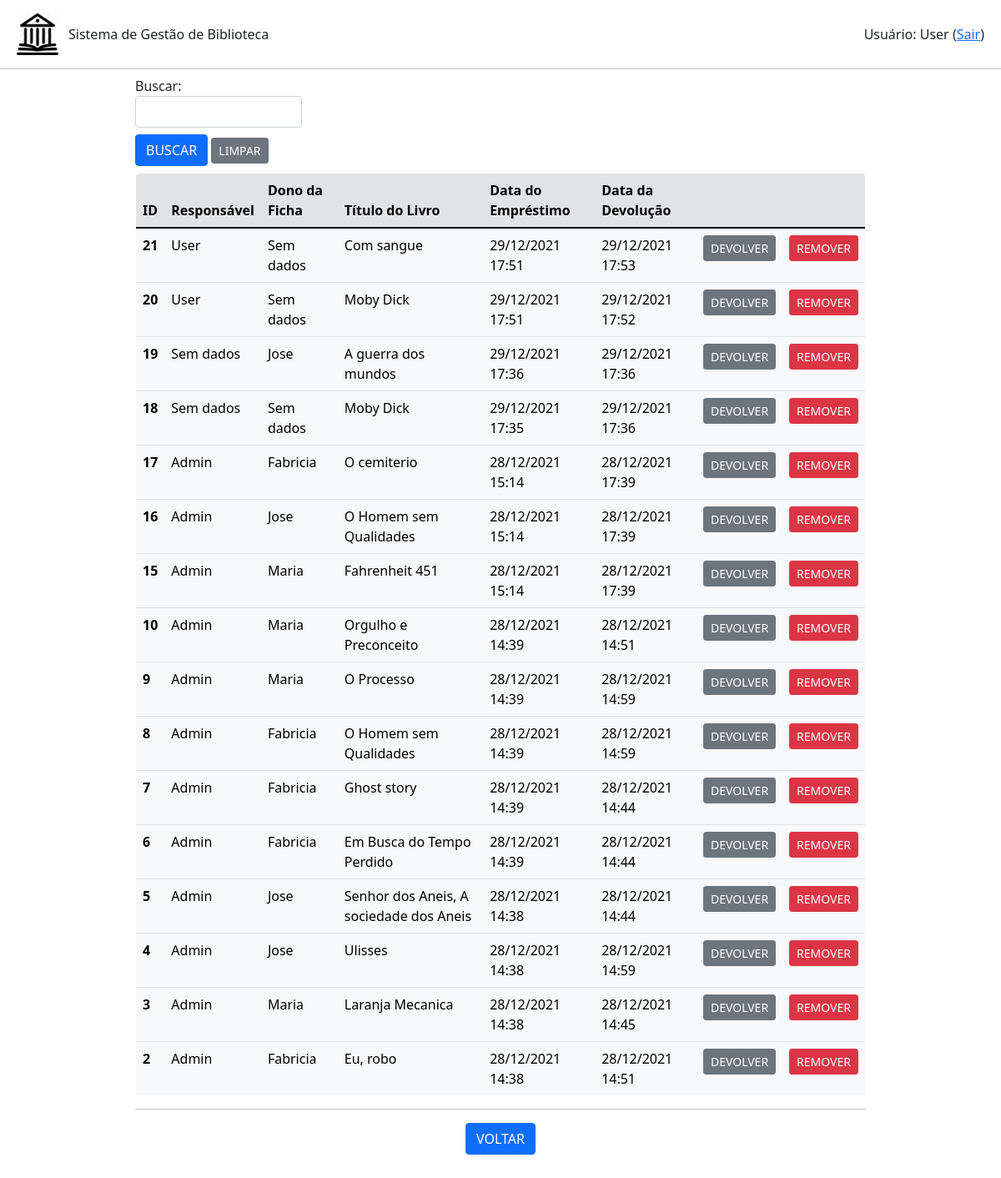
Page /emprestimo/listar (signed in) on the committed database.
### emprestimo.py (models this page shows, shortened)
class Emprestimo(db.Model):
    id = db.Column(db.Integer, primary_key=True)
    id_usuario = db.Column(db.Integer,db.ForeignKey('usuario.id'))
    id_livro = db.Column(db.Integer,db.ForeignKey('livro.id'))
    id_ficha = db.Column(db.Integer,db.ForeignKey('ficha.id'))
    data_emprestimo = db.Column(db.DateTime, unique=False, nullable=False)
    data_devolucao = db.Column(db.DateTime, unique=False, nullable=True)

### usuario.py (models this page shows, shortened)
class Usuario(db.Model):
    id = db.Column(db.Integer, primary_key=True)
    nome = db.Column(db.String(200), unique=False, nullable=False)
    username = db.Column(db.String(80), unique=True, nullable=False)
    email = db.Column(db.String(120), unique=True, nullable=False)
    telefone = db.Column(db.String(20),unique=False, nullable=False)
    senha = db.Column(db.String(80), unique=False, nullable=False)
    admin = db.Column(db.Boolean(), default=False)
    emprestimo = db.relationship('Emprestimo', backref='usuario', lazy=True)

### livro.py (models this page shows, shortened)
class Livro(db.Model):
    id = db.Column(db.Integer, primary_key=True)
    titulo = db.Column(db.String(200), unique=False, nullable=False)
    autor = db.Column(db.String(80), unique=False, nullable=False)
    genero = db.Column(db.String(120), unique=False, nullable=False)
    disponivel = db.Column(db.Boolean, default=True)
    emprestimo = db.relationship('Emprestimo', backref='livro', lazy=True)

### ficha.py (models this page shows, shortened)
class Ficha(db.Model):
    id = db.Column(db.Integer, primary_key=True)
    nome = db.Column(db.String(200), unique=False, nullable=False)
    cpf = db.Column(db.String(20), unique=True, nullable=False)
    email = db.Column(db.String(120), unique=True, nullable=False)
    ativo = db.Column(db.Boolean(), default=False)
    qtdLivros = db.Column(db.Integer, unique=False, nullable=False)
    totalLivros = db.Column(db.Integer, unique=False, nullable=False)
    emprestimo = db.relationship('Emprestimo', backref='ficha', lazy=True)

### app.py (the view, shortened to what this page needs)
@app.route('/emprestimo/listar', methods=['POST','GET'])
def listar_emprestimos():
    if session.get('autenticado',False)==False:
        flash(u'Login necessário!', category='warning')
        return(redirect(url_for('login')))
    form = BuscaForm()
    emprestimos = Emprestimo.query.order_by(Emprestimo.data_emprestimo.desc()).all()
    return(render_template('emprestimos.html', emprestimos=emprestimos, form=form, action=url_for('listar_emprestimos')))

### formBusca.py
class BuscaForm(FlaskForm):
    campo = StringField('Buscar: ', validators=[DataRequired()])
    enviar = SubmitField('BUSCAR')

### templates/emprestimos.html (shortened to what this page needs)
{% extends "base.html" %}
{% block conteudo %}
<div class="container-fluid mx-auto mb-1" style="width: 75%; max-height: 100vh;">
    {% from 'bootstrap/form.html' import render_field %}
    <form method="post">
        <div class="mt-2" style="width: 200px;">
            {{ render_field(form.campo) }}
        </div>
        <div class="mt-2 mb-2">
            {{ render_field(form.enviar, button_style="primary", button_size="sm") }}
            <a class="btn btn-secondary btn-sm" href="{{url_for('listar_emprestimos')}}" role="button">LIMPAR</a>
        </div>
    </form>
    <div style="max-height: 60vh; overflow-y: auto;">
        <table class=" table table-light border rounded-3" style="overflow: hidden;">
            <thead>
            <tr class="table-secondary">
                <th scope="col">ID</th>
                <th scope="col">Responsável</th>
                <th scope="col">Dono da Ficha</th>
                <th scope="col">Título do Livro</th>
                <th scope="col">Data do Empréstimo</th>
                <th scope="col">Data da Devolução</th>
                <th scope="col"></th>
                <th scope="col"></th>
            </tr>
            </thead>
            <tbod>
                {% for emprestimo in emprestimos %}
                    <tr>
                        <th scope="row">{{emprestimo.id}}</th>
                        {% if emprestimo.usuario is not none %}
                            <td>{{emprestimo.usuario.nome}}</td>
                        {% else %}
                            <td>Sem dados</td>
                        {% endif %}
                        {% if emprestimo.ficha is not none %}
                            <td>{{emprestimo.ficha.nome}}</td>
                        {% else %}
                            <td>Sem dados</td>
                        {% endif %}
                        {% if emprestimo.livro is not none %}
                            <td>{{emprestimo.livro.titulo}}</td>
                        {% else %}
                            <td>Sem dados</td>
                        {% endif %}
                        <td>{{emprestimo.data_emprestimo.strftime('%d/%m/%Y %H:%M')}}</td>
                        {% if emprestimo.data_devolucao is not none %}
                            <td>{{emprestimo.data_devolucao.strftime('%d/%m/%Y %H:%M')}}</td>
                            <td class="text-center">
                                <a class="btn btn-secondary btn-sm" href="{{url_for('devolver_emprestimo',id_emprestimo=emprestimo.id)}}" role="button">DEVOLVER</a>
                            </td>
                        {% else %}
                            <td>NÃO DEVOLVIDO</td>
                            <td class="text-center">
                                <a class="btn btn-success btn-sm" href="{{url_for('devolver_emprestimo',id_emprestimo=emprestimo.id)}}" role="button">DEVOLVER</a>
                            </td>
                        {% endif %}
                        <td class="text-center"><a class="btn btn-danger btn-sm" href="{{url_for('remover_emprestimo',id_emprestimo=emprestimo.id)}}" role="button">REMOVER</a></td>
                    </tr>
                {% endfor %}
        </table>
    </div>
    <hr>
    <div class="row text-center">
        <div class="col mr-1">
            <a class="btn btn-primary" href="{{url_for('root')}}" role="button">VOLTAR</a>
        </div>
    </div>
</div>
{% endblock %}

### rows in the picture
Emprestimo: id "21", usuario.nome "User", shows "Sem dados", livro.titulo "Com sangue", data_emprestimo "29/12/2021 17:51", data_devolucao "29/12/2021 17:53"
Emprestimo: id "20", usuario.nome "User", shows "Sem dados", livro.titulo "Moby Dick", data_emprestimo "29/12/2021 17:51", data_devolucao "29/12/2021 17:52"
Emprestimo: id "19", shows "Sem dados", ficha.nome "Jose", livro.titulo "A guerra dos mundos", data_emprestimo "29/12/2021 17:36", data_devolucao "29/12/2021 17:36"
Emprestimo: id "18", shows "Sem dados", livro.titulo "Moby Dick", data_emprestimo "29/12/2021 17:35", data_devolucao "29/12/2021 17:36"
Emprestimo: id "17", usuario.nome "Admin", ficha.nome "Fabricia", livro.titulo "O cemiterio", data_emprestimo "28/12/2021 15:14", data_devolucao "28/12/2021 17:39"
Emprestimo: id "16", usuario.nome "Admin", ficha.nome "Jose", livro.titulo "O Homem sem Qualidades", data_emprestimo "28/12/2021 15:14", data_devolucao "28/12/2021 17:39"
Emprestimo: id "15", usuario.nome "Admin", ficha.nome "Maria", livro.titulo "Fahrenheit 451", data_emprestimo "28/12/2021 15:14", data_devolucao "28/12/2021 17:39"
Emprestimo: id "10", usuario.nome "Admin", ficha.nome "Maria", livro.titulo "Orgulho e Preconceito", data_emprestimo "28/12/2021 14:39", data_devolucao "28/12/2021 14:51"
Emprestimo: id "9", usuario.nome "Admin", ficha.nome "Maria", livro.titulo "O Processo", data_emprestimo "28/12/2021 14:39", data_devolucao "28/12/2021 14:59"
Emprestimo: id "8", usuario.nome "Admin", ficha.nome "Fabricia", livro.titulo "O Homem sem Qualidades", data_emprestimo "28/12/2021 14:39", data_devolucao "28/12/2021 14:59"
Emprestimo: id "7", usuario.nome "Admin", ficha.nome "Fabricia", livro.titulo "Ghost story", data_emprestimo "28/12/2021 14:39", data_devolucao "28/12/2021 14:44"
Emprestimo: id "6", usuario.nome "Admin", ficha.nome "Fabricia", livro.titulo "Em Busca do Tempo Perdido", data_emprestimo "28/12/2021 14:39", data_devolucao "28/12/2021 14:44"
Emprestimo: id "5", usuario.nome "Admin", ficha.nome "Jose", livro.titulo "Senhor dos Aneis, A sociedade dos Aneis", data_emprestimo "28/12/2021 14:38", data_devolucao "28/12/2021 14:44"
Emprestimo: id "4", usuario.nome "Admin", ficha.nome "Jose", livro.titulo "Ulisses", data_emprestimo "28/12/2021 14:38", data_devolucao "28/12/2021 14:59"
Emprestimo: id "3", usuario.nome "Admin", ficha.nome "Maria", livro.titulo "Laranja Mecanica", data_emprestimo "28/12/2021 14:38", data_devolucao "28/12/2021 14:45"
Emprestimo: id "2", usuario.nome "Admin", ficha.nome "Fabricia", livro.titulo "Eu, robo", data_emprestimo "28/12/2021 14:38", data_devolucao "28/12/2021 14:51"

### other values in the picture
{{ session.get('nome') }} "User"
